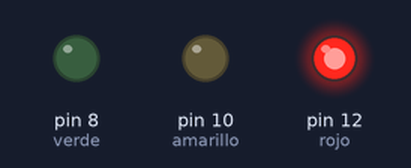
Recording of a sketch running on a simulated Arduino Uno, built with avr-gcc and run on an emulated ATmega328P. Parts: output pins drawn as LEDs (lit = HIGH).

Above: at 1.0 s.
At 3.0 s:
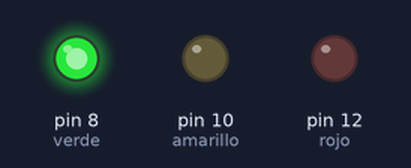
At 4.2 s:
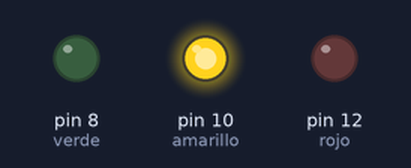
Timing chart, 0 to 5.9 s (numbered marks = the images above):
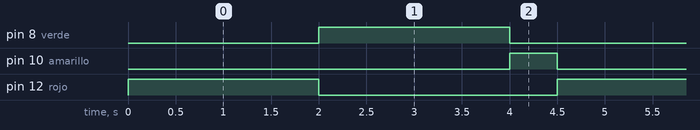

Measured:
- by itself, pin 8 (verde), pin 12 (rojo): alternates HIGH for 2.0 s and LOW for 2.5 s
- by itself, pin 10 (amarillo): alternates HIGH for 0.50 s and LOW for 4.0 s
- by itself, everything shown: repeats every 4.5 s, in 4 steps

The sketch:

main.ino
```cpp
int rojo=12;
int amarillo=10;
int verde=8;
void setup() {
  pinMode(rojo, OUTPUT);
  pinMode(amarillo, OUTPUT);
  pinMode(verde, OUTPUT);
  digitalWrite(rojo, LOW); // apagamos el LED por si estuviera encendido
  digitalWrite(amarillo, LOW);
  digitalWrite(verde, LOW);
}
void loop() {
 digitalWrite(rojo, HIGH);
 delay(2000);
 digitalWrite(rojo, LOW);
 digitalWrite(verde, HIGH);
 delay(2000);
 digitalWrite(verde, LOW);
 digitalWrite(amarillo, HIGH);
 delay(500);
 digitalWrite(amarillo, LOW);
}
```
